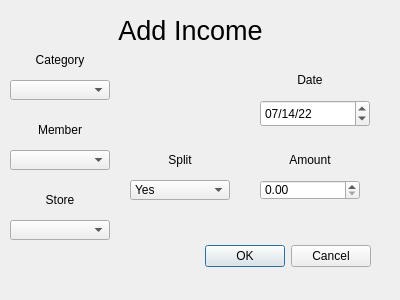
<?xml version="1.0" encoding="UTF-8"?>
<ui version="4.0">
 <class>addIncomeBox</class>
 <widget class="QDialog" name="addIncomeBox">
  <property name="geometry">
   <rect>
    <x>0</x>
    <y>0</y>
    <width>400</width>
    <height>300</height>
   </rect>
  </property>
  <property name="windowTitle">
   <string>Dialog</string>
  </property>
  <widget class="QDialogButtonBox" name="buttonBox">
   <property name="geometry">
    <rect>
     <x>30</x>
     <y>240</y>
     <width>341</width>
     <height>32</height>
    </rect>
   </property>
   <property name="orientation">
    <enum>Qt::Horizontal</enum>
   </property>
   <property name="standardButtons">
    <set>QDialogButtonBox::Cancel|QDialogButtonBox::Ok</set>
   </property>
  </widget>
  <widget class="QLabel" name="addIncomeTitle">
   <property name="geometry">
    <rect>
     <x>10</x>
     <y>10</y>
     <width>361</width>
     <height>41</height>
    </rect>
   </property>
   <property name="font">
    <font>
     <pointsize>20</pointsize>
    </font>
   </property>
   <property name="text">
    <string>Add Income</string>
   </property>
   <property name="alignment">
    <set>Qt::AlignCenter</set>
   </property>
  </widget>
  <widget class="QComboBox" name="categoryBox">
   <property name="geometry">
    <rect>
     <x>10</x>
     <y>80</y>
     <width>100</width>
     <height>20</height>
    </rect>
   </property>
  </widget>
  <widget class="QLabel" name="categoryLabel">
   <property name="geometry">
    <rect>
     <x>10</x>
     <y>50</y>
     <width>100</width>
     <height>20</height>
    </rect>
   </property>
   <property name="text">
    <string>Category</string>
   </property>
   <property name="alignment">
    <set>Qt::AlignCenter</set>
   </property>
   <property name="buddy">
    <cstring>categoryBox</cstring>
   </property>
  </widget>
  <widget class="QComboBox" name="memberBox">
   <property name="geometry">
    <rect>
     <x>10</x>
     <y>150</y>
     <width>100</width>
     <height>20</height>
    </rect>
   </property>
  </widget>
  <widget class="QLabel" name="memberLabel">
   <property name="geometry">
    <rect>
     <x>10</x>
     <y>120</y>
     <width>100</width>
     <height>20</height>
    </rect>
   </property>
   <property name="text">
    <string>Member</string>
   </property>
   <property name="alignment">
    <set>Qt::AlignCenter</set>
   </property>
   <property name="buddy">
    <cstring>categoryBox</cstring>
   </property>
  </widget>
  <widget class="QComboBox" name="storeBox">
   <property name="geometry">
    <rect>
     <x>10</x>
     <y>220</y>
     <width>100</width>
     <height>20</height>
    </rect>
   </property>
  </widget>
  <widget class="QLabel" name="storeLabel">
   <property name="geometry">
    <rect>
     <x>10</x>
     <y>190</y>
     <width>100</width>
     <height>20</height>
    </rect>
   </property>
   <property name="text">
    <string>Store</string>
   </property>
   <property name="alignment">
    <set>Qt::AlignCenter</set>
   </property>
   <property name="buddy">
    <cstring>categoryBox</cstring>
   </property>
  </widget>
  <widget class="QDoubleSpinBox" name="amountBox">
   <property name="geometry">
    <rect>
     <x>260</x>
     <y>180</y>
     <width>100</width>
     <height>20</height>
    </rect>
   </property>
   <property name="decimals">
    <number>2</number>
   </property>
  </widget>
  <widget class="QLabel" name="amountLabel">
   <property name="geometry">
    <rect>
     <x>260</x>
     <y>150</y>
     <width>100</width>
     <height>20</height>
    </rect>
   </property>
   <property name="text">
    <string>Amount</string>
   </property>
   <property name="alignment">
    <set>Qt::AlignCenter</set>
   </property>
  </widget>
  <widget class="QDateEdit" name="dateEdit">
   <property name="geometry">
    <rect>
     <x>260</x>
     <y>100</y>
     <width>110</width>
     <height>27</height>
    </rect>
   </property>
   <property name="displayFormat">
    <string>MM/dd/yy</string>
   </property>
   <property name="date">
    <date>
     <year>2022</year>
     <month>7</month>
     <day>14</day>
    </date>
   </property>
  </widget>
  <widget class="QLabel" name="dateLabel">
   <property name="geometry">
    <rect>
     <x>260</x>
     <y>70</y>
     <width>100</width>
     <height>20</height>
    </rect>
   </property>
   <property name="text">
    <string>Date</string>
   </property>
   <property name="alignment">
    <set>Qt::AlignCenter</set>
   </property>
  </widget>
  <widget class="QComboBox" name="splitBox">
   <property name="geometry">
    <rect>
     <x>130</x>
     <y>180</y>
     <width>100</width>
     <height>20</height>
    </rect>
   </property>
   <item>
    <property name="text">
     <string>Yes</string>
    </property>
   </item>
   <item>
    <property name="text">
     <string>No</string>
    </property>
   </item>
  </widget>
  <widget class="QLabel" name="splitLabel">
   <property name="geometry">
    <rect>
     <x>130</x>
     <y>150</y>
     <width>100</width>
     <height>20</height>
    </rect>
   </property>
   <property name="text">
    <string>Split</string>
   </property>
   <property name="alignment">
    <set>Qt::AlignCenter</set>
   </property>
   <property name="buddy">
    <cstring>categoryBox</cstring>
   </property>
  </widget>
 </widget>
 <resources/>
 <connections>
  <connection>
   <sender>buttonBox</sender>
   <signal>accepted()</signal>
   <receiver>addIncomeBox</receiver>
   <slot>accept()</slot>
   <hints>
    <hint type="sourcelabel">
     <x>248</x>
     <y>254</y>
    </hint>
    <hint type="destinationlabel">
     <x>157</x>
     <y>274</y>
    </hint>
   </hints>
  </connection>
  <connection>
   <sender>buttonBox</sender>
   <signal>rejected()</signal>
   <receiver>addIncomeBox</receiver>
   <slot>reject()</slot>
   <hints>
    <hint type="sourcelabel">
     <x>316</x>
     <y>260</y>
    </hint>
    <hint type="destinationlabel">
     <x>286</x>
     <y>274</y>
    </hint>
   </hints>
  </connection>
 </connections>
</ui>
